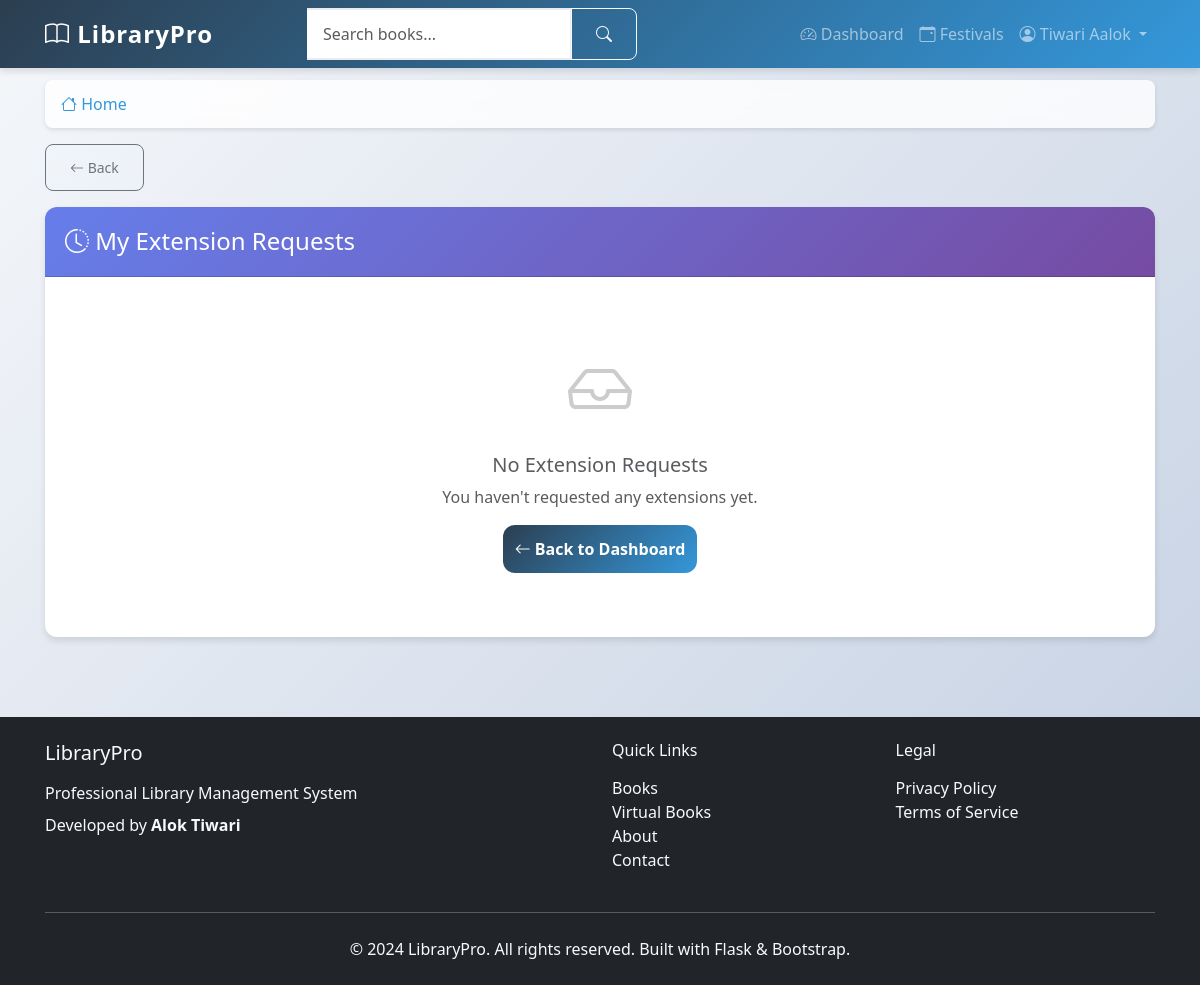
Before: /my-extension-requests (signed in) with the older database file.
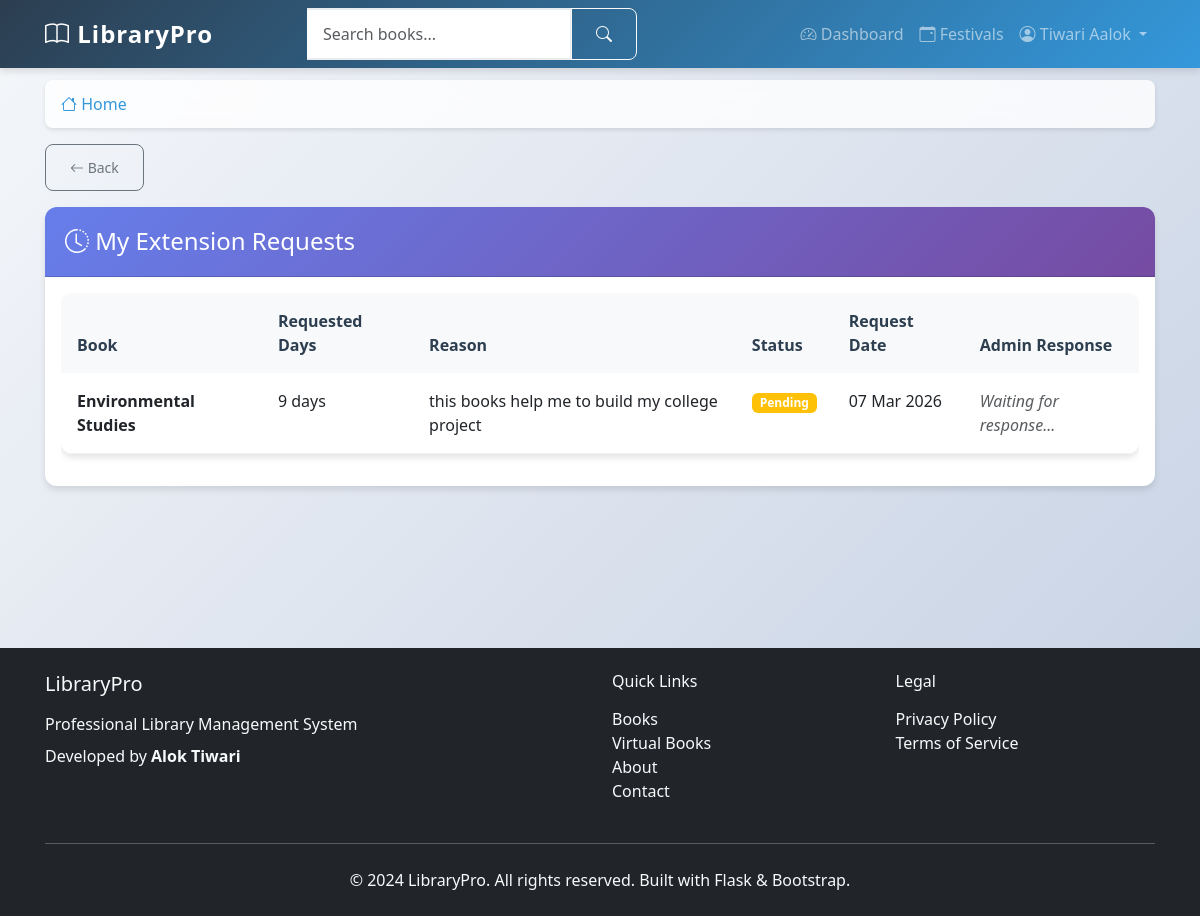
After: the same page with the newer database file.
### app/models.py (models this page shows, shortened)
class ExtensionRequest(db.Model):
    id = db.Column(db.Integer, primary_key=True)
    loan_id = db.Column(db.Integer, db.ForeignKey('loan.id'), nullable=False)
    requested_days = db.Column(db.Integer, nullable=False)
    reason = db.Column(db.Text, nullable=False)
    status = db.Column(db.String(20), nullable=False, default='pending')  # pending, approved, rejected
    admin_response = db.Column(db.Text, nullable=True)
    request_date = db.Column(db.DateTime, nullable=False, default=datetime.utcnow)
    response_date = db.Column(db.DateTime, nullable=True)
    responded_by = db.Column(db.Integer, db.ForeignKey('user.id'), nullable=True)
    status_expires_at = db.Column(db.DateTime, nullable=True)
    loan = db.relationship('Loan', backref='extension_requests')
    admin = db.relationship('User', foreign_keys=[responded_by])

class Book(db.Model):
    id = db.Column(db.Integer, primary_key=True)
    title = db.Column(db.String(200), nullable=False)
    author = db.Column(db.String(100), nullable=False)
    category = db.Column(db.String(50), nullable=False, default='General')
    semester = db.Column(db.String(20), nullable=True)
    course = db.Column(db.String(50), nullable=True)
    isbn = db.Column(db.String(20), nullable=True)
    thumbnail = db.Column(db.String(500), nullable=True)
    copies_total = db.Column(db.Integer, nullable=False, default=1)
    copies_available = db.Column(db.Integer, nullable=False, default=1)
    is_new_book = db.Column(db.Boolean, nullable=False, default=True)
    new_book_expires = db.Column(db.DateTime, nullable=True)
    is_prebooking = db.Column(db.Boolean, nullable=False, default=False)
    prebooking_starts = db.Column(db.DateTime, nullable=True)
    prebooking_slots = db.Column(db.Integer, nullable=False, default=0)
    prebooking_taken = db.Column(db.Integer, nullable=False, default=0)
    is_virtual = db.Column(db.Boolean, nullable=False, default=False)
    pdf_file_path = db.Column(db.String(500), nullable=True)
    virtual_price = db.Column(db.Float, nullable=True, default=0.0)  # Free to read
    download_price = db.Column(db.Float, nullable=True, default=11.0)  # ₹11 to download
    created_at = db.Column(db.DateTime, default=datetime.utcnow)
    loans = db.relationship('Loan', backref='book', lazy='dynamic')

### app/main/routes.py (the view)
@bp.route('/my-extension-requests')
@login_required
def my_extension_requests():
    my_requests = ExtensionRequest.query.join(Loan).filter(
        Loan.user_id == current_user.id
    ).order_by(ExtensionRequest.request_date.desc()).all()
    return render_template('main/my_extensions.html',
                         title='My Extension Requests',
                         requests=my_requests)

### app/__init__.py (called while the page is built)
def create_app():
    app = Flask(__name__)
    app.config.from_object(Config)
    db.init_app(app)
    migrate.init_app(app, db)
    login.init_app(app)
    login.login_view = 'auth.student_login'
    login.login_message = 'Please log in to access this page.'
    login.login_message_category = 'info'
    from app.auth import bp as auth_bp
    app.register_blueprint(auth_bp, url_prefix='/auth')
    from app.main import bp as main_bp
    app.register_blueprint(main_bp)
    from app.models import User
    @login.user_loader
    def load_user(user_id):
        return User.query.get(int(user_id))
    return app

### app/templates/main/my_extensions.html
{% extends "base.html" %}
{% block content %}
<div class="row">
    <div class="col-12">
        <div class="card">
            <div class="card-header" style="background: linear-gradient(135deg, #667eea, #764ba2); color: white;">
                <h4 class="mb-0"><i class="bi bi-clock-history"></i> My Extension Requests</h4>
            </div>
            <div class="card-body">
                {% if requests %}
                <div class="table-responsive">
                    <table class="table table-hover">
                        <thead>
                            <tr>
                                <th>Book</th>
                                <th>Requested Days</th>
                                <th>Reason</th>
                                <th>Status</th>
                                <th>Request Date</th>
                                <th>Admin Response</th>
                            </tr>
                        </thead>
                        <tbody>
                            {% for req in requests %}
                            <tr>
                                <td><strong>{{ req.loan.book.title }}</strong></td>
                                <td>{{ req.requested_days }} days</td>
                                <td>{{ req.reason[:50] }}{% if req.reason|length > 50 %}...{% endif %}</td>
                                <td>
                                    {% if req.status == 'pending' %}
                                        <span class="badge bg-warning">Pending</span>
                                    {% elif req.status == 'approved' %}
                                        <span class="badge bg-success">Approved</span>
                                    {% else %}
                                        <span class="badge bg-danger">Rejected</span>
                                    {% endif %}
                                </td>
                                <td>{{ req.request_date.strftime('%d %b %Y') }}</td>
                                <td>
                                    {% if req.admin_response %}
                                        {{ req.admin_response }}
                                    {% else %}
                                        <em class="text-muted">Waiting for response...</em>
                                    {% endif %}
                                </td>
                            </tr>
                            {% endfor %}
                        </tbody>
                    </table>
                </div>
                {% else %}
                <div class="text-center py-5">
                    <i class="bi bi-inbox" style="font-size: 4rem; color: #ccc;"></i>
                    <h5 class="mt-3 text-muted">No Extension Requests</h5>
                    <p class="text-muted">You haven't requested any extensions yet.</p>
                    <a href="{{ url_for('main.dashboard') }}" class="btn btn-primary">
                        <i class="bi bi-arrow-left"></i> Back to Dashboard
                    </a>
                </div>
                {% endif %}
            </div>
        </div>
    </div>
</div>
{% endblock %}

Changed rows visible on the page:
added ExtensionRequest: loan.book "Environmental Studies", requested_days "9", reason "this books help me to build my college project", status "Pending", request_date "07 Mar 2026", shows "Waiting for response..."
Other visible differences:
text no longer shown: "No Extension Requests You haven't requested any extensions yet. Back to Dashboard"
text now shown: "Book Requested Days Reason Status Request Date Admin Response"
